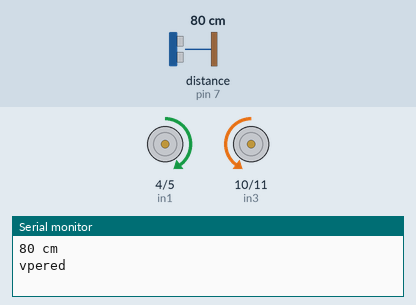
Simulated run of this sketch. Board: Arduino Uno, built with avr-gcc and run on an emulated ATmega328P. Shown: motor-driver pin pairs drawn as motors (green arrow = first pin HIGH = forward, orange = second pin HIGH = backward, longer = more drive, scaled by the enable pin), the last lines printed to the serial monitor. Wiring (inferred from the names in the program): ultrasonic range finder: trigger pin 6; echo pin 7. Inputs (shaded band) come from the test bench; at power-on: distance to the obstacle (sensor on pin 7) 80 cm. The echo pulse lasts 58.3 µs per cm.

Above: at 1.0 s.
At 5.0 s:
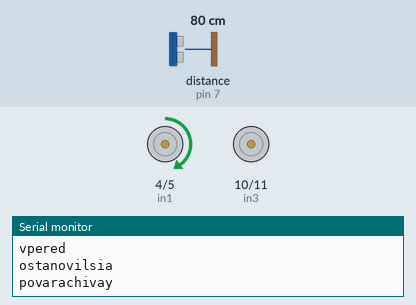
At 7.0 s:
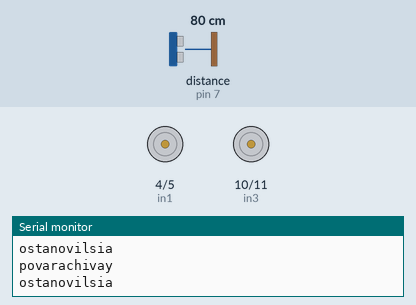
Timing chart, 0 to 10.4 s (numbered marks = the images above):
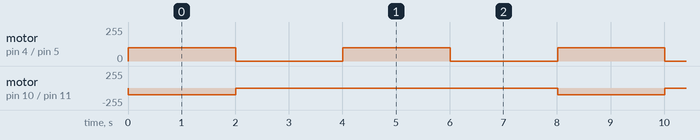

The sketch:

sketch_mar17a.ino
```cpp
// дальномер
int echoPin = 7;
int trigPin = 6;
//Двигатель A
int ENA = 3;
int in1 = 4;
int in2 = 5;
// Двигатель B
int ENB = 9;
int in3 = 10;
int in4 = 11;

void setup()
{
  Serial.begin(9600);
  pinMode(ENA, OUTPUT);
  pinMode(ENB, OUTPUT);
  pinMode(in1, OUTPUT);
  pinMode(in2, OUTPUT);
  pinMode(in3, OUTPUT);
  pinMode(in4, OUTPUT);
  pinMode(trigPin, OUTPUT);
  pinMode(echoPin, INPUT);
}
void dictance()
{
  int duration, cm;
    digitalWrite(trigPin, LOW);
    delayMicroseconds(2);
    digitalWrite(trigPin, HIGH);
    delayMicroseconds(10);
    digitalWrite(trigPin, LOW);
    duration = pulseIn(echoPin, HIGH);
    cm = duration / 58;
    Serial.print(cm);
    Serial.println(" cm");
}
void stop()
{
  Serial.println("ostanovilsia");
  digitalWrite(11,0);
  digitalWrite(10,0);
  digitalWrite(4,0);
  digitalWrite(5,0);
   analogWrite(ENA,0);
  analogWrite(ENB,0);
  delay(2000);
}
void vpered ()
{
  Serial.println("vpered");
  digitalWrite(11,1);
  digitalWrite(10,0);
  digitalWrite(4,1);
  digitalWrite(5,0);
  analogWrite(ENA,100);
  analogWrite(ENB,100);
  delay(2000);
  stop();
}

void povorot()
{
  Serial.println("povarachivay");
  digitalWrite(11,1);
  digitalWrite(10,0);
  digitalWrite(4,1);
  digitalWrite(5,0);
   analogWrite(ENA,100);
  analogWrite(ENB,0);
  delay(2000);
  stop();
}
void loop()
{
  dictance();
  vpered();

  povorot();

 // vpered();

 // povorot();
}
```

Measured:
- by itself, motor on pin 4 (in1) / pin 5 (in2): alternates forward 100/255 for 2.0 s and stopped for 2.0 s
- by itself, motor on pin 10 (in3) / pin 11 (in4): alternates backward 100/255 for 2.0 s and stopped for 6.0 s
